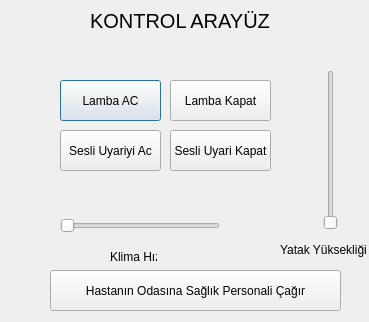
<?xml version="1.0" encoding="UTF-8"?>
<ui version="4.0">
 <class>Dialog</class>
 <widget class="QDialog" name="Dialog">
  <property name="geometry">
   <rect>
    <x>0</x>
    <y>0</y>
    <width>369</width>
    <height>322</height>
   </rect>
  </property>
  <property name="windowTitle">
   <string>Dialog</string>
  </property>
  <widget class="QPushButton" name="pushButton">
   <property name="geometry">
    <rect>
     <x>60</x>
     <y>80</y>
     <width>101</width>
     <height>41</height>
    </rect>
   </property>
   <property name="text">
    <string>Lamba AC</string>
   </property>
  </widget>
  <widget class="QPushButton" name="pushButton_2">
   <property name="geometry">
    <rect>
     <x>60</x>
     <y>130</y>
     <width>101</width>
     <height>41</height>
    </rect>
   </property>
   <property name="text">
    <string>Sesli Uyariyi Ac</string>
   </property>
  </widget>
  <widget class="QSlider" name="horizontalSlider">
   <property name="geometry">
    <rect>
     <x>60</x>
     <y>200</y>
     <width>160</width>
     <height>51</height>
    </rect>
   </property>
   <property name="maximum">
    <number>10</number>
   </property>
   <property name="orientation">
    <enum>Qt::Horizontal</enum>
   </property>
  </widget>
  <widget class="QPushButton" name="pushButton_3">
   <property name="geometry">
    <rect>
     <x>170</x>
     <y>80</y>
     <width>101</width>
     <height>41</height>
    </rect>
   </property>
   <property name="text">
    <string>Lamba Kapat</string>
   </property>
  </widget>
  <widget class="QPushButton" name="pushButton_4">
   <property name="geometry">
    <rect>
     <x>170</x>
     <y>130</y>
     <width>101</width>
     <height>41</height>
    </rect>
   </property>
   <property name="text">
    <string>Sesli Uyari Kapat</string>
   </property>
  </widget>
  <widget class="QSlider" name="verticalSlider">
   <property name="geometry">
    <rect>
     <x>320</x>
     <y>70</y>
     <width>22</width>
     <height>160</height>
    </rect>
   </property>
   <property name="maximum">
    <number>10</number>
   </property>
   <property name="singleStep">
    <number>1</number>
   </property>
   <property name="orientation">
    <enum>Qt::Vertical</enum>
   </property>
  </widget>
  <widget class="QLabel" name="label">
   <property name="geometry">
    <rect>
     <x>90</x>
     <y>0</y>
     <width>181</width>
     <height>41</height>
    </rect>
   </property>
   <property name="font">
    <font>
     <pointsize>15</pointsize>
    </font>
   </property>
   <property name="text">
    <string>KONTROL ARAYÜZÜ</string>
   </property>
  </widget>
  <widget class="QLabel" name="label_2">
   <property name="geometry">
    <rect>
     <x>110</x>
     <y>250</y>
     <width>47</width>
     <height>13</height>
    </rect>
   </property>
   <property name="text">
    <string>Klima Hızı</string>
   </property>
  </widget>
  <widget class="QLabel" name="label_3">
   <property name="geometry">
    <rect>
     <x>280</x>
     <y>240</y>
     <width>101</width>
     <height>20</height>
    </rect>
   </property>
   <property name="text">
    <string>Yatak Yüksekliği</string>
   </property>
  </widget>
  <widget class="QPushButton" name="pushButton_5">
   <property name="geometry">
    <rect>
     <x>50</x>
     <y>270</y>
     <width>291</width>
     <height>41</height>
    </rect>
   </property>
   <property name="text">
    <string>Hastanın Odasına Sağlık Personali Çağır</string>
   </property>
  </widget>
 </widget>
 <resources/>
 <connections/>
</ui>
